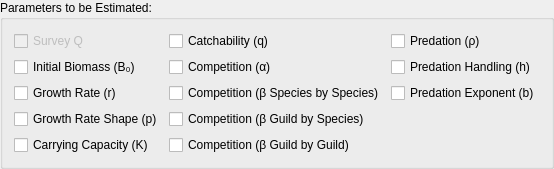
              <widget class="QGroupBox" name="Estimation_Tab7_EstParametersGB">
               <property name="sizePolicy">
                <sizepolicy hsizetype="Fixed" vsizetype="Fixed">
                 <horstretch>0</horstretch>
                 <verstretch>0</verstretch>
                </sizepolicy>
               </property>
               <property name="font">
                <font>
                 <weight>50</weight>
                 <bold>false</bold>
                </font>
               </property>
               <property name="title">
                <string>Parameters to be Estimated:</string>
               </property>
               <layout class="QGridLayout" name="gridLayout_2">
                <item row="2" column="0">
                 <widget class="QCheckBox" name="Estimation_Tab7_EstimateGrowthRateCB">
                  <property name="toolTip">
                   <string>If checked, the Growth Rate parameter will be estimated</string>
                  </property>
                  <property name="statusTip">
                   <string>If checked, the Growth Rate parameter will be estimated</string>
                  </property>
                  <property name="layoutDirection">
                   <enum>Qt::LeftToRight</enum>
                  </property>
                  <property name="text">
                   <string>Growth Rate (r)</string>
                  </property>
                 </widget>
                </item>
                <item row="3" column="0">
                 <widget class="QCheckBox" name="Estimation_Tab7_EstimateGrowthRateShapeCB">
                  <property name="toolTip">
                   <string>If checked, the Growth Rate Shape  parameter will be estimated</string>
                  </property>
                  <property name="statusTip">
                   <string>If checked, the Growth Rate Shape  parameter will be estimated</string>
                  </property>
                  <property name="text">
                   <string>Growth Rate Shape (p)</string>
                  </property>
                 </widget>
                </item>
                <item row="4" column="1">
                 <widget class="QCheckBox" name="Estimation_Tab7_EstimateCompetitionBetaGuildGuildCB">
                  <property name="toolTip">
                   <string>If checked, the Competition beta Guild by Guild parameter will be estimated</string>
                  </property>
                  <property name="statusTip">
                   <string>If checked, the Competition beta Guild by Guild parameter will be estimated</string>
                  </property>
                  <property name="layoutDirection">
                   <enum>Qt::LeftToRight</enum>
                  </property>
                  <property name="text">
                   <string>Competition (β Guild by Guild)</string>
                  </property>
                 </widget>
                </item>
                <item row="0" column="1">
                 <widget class="QCheckBox" name="Estimation_Tab7_EstimateCatchabilityCB">
                  <property name="toolTip">
                   <string>If checked, the Catchability parameter will be estimated</string>
                  </property>
                  <property name="statusTip">
                   <string>If checked, the Catchability parameter will be estimated</string>
                  </property>
                  <property name="layoutDirection">
                   <enum>Qt::LeftToRight</enum>
                  </property>
                  <property name="text">
                   <string>Catchability (q)</string>
                  </property>
                 </widget>
                </item>
                <item row="1" column="1">
                 <widget class="QCheckBox" name="Estimation_Tab7_EstimateCompetitionAlphaCB">
                  <property name="toolTip">
                   <string>If checked, the Competition alpha parameter will be estimated</string>
                  </property>
                  <property name="statusTip">
                   <string>If checked, the Competition alpha parameter will be estimated</string>
                  </property>
                  <property name="layoutDirection">
                   <enum>Qt::LeftToRight</enum>
                  </property>
                  <property name="text">
                   <string>Competition (α)</string>
                  </property>
                 </widget>
                </item>
                <item row="1" column="2">
                 <widget class="QCheckBox" name="Estimation_Tab7_EstimatePredationHandlingCB">
                  <property name="toolTip">
                   <string>If checked, the Handling parameter will be estimated</string>
                  </property>
                  <property name="statusTip">
                   <string>If checked, the Handling parameter will be estimated</string>
                  </property>
                  <property name="layoutDirection">
                   <enum>Qt::LeftToRight</enum>
                  </property>
                  <property name="text">
                   <string>Predation Handling (h)</string>
                  </property>
                 </widget>
                </item>
                <item row="3" column="1">
                 <widget class="QCheckBox" name="Estimation_Tab7_EstimateCompetitionBetaGuildSpeciesCB">
                  <property name="toolTip">
                   <string>If checked, the Competition beta Guild by Species parameter will be estimated</string>
                  </property>
                  <property name="statusTip">
                   <string>If checked, the Competition beta Guild by Species parameter will be estimated</string>
                  </property>
                  <property name="text">
                   <string>Competition (β Guild by Species)</string>
                  </property>
                 </widget>
                </item>
                <item row="0" column="2">
                 <widget class="QCheckBox" name="Estimation_Tab7_EstimatePredationRhoCB">
                  <property name="toolTip">
                   <string>If checked, the Predation rho parameter will be estimated</string>
                  </property>
                  <property name="statusTip">
                   <string>If checked, the Predation rho parameter will be estimated</string>
                  </property>
                  <property name="layoutDirection">
                   <enum>Qt::LeftToRight</enum>
                  </property>
                  <property name="text">
                   <string>Predation (ρ)</string>
                  </property>
                 </widget>
                </item>
                <item row="0" column="0">
                 <widget class="QCheckBox" name="Estimation_Tab7_EstimateSurveyQCB">
                  <property name="enabled">
                   <bool>false</bool>
                  </property>
                  <property name="toolTip">
                   <string>If checked, Survey Q will be estimated</string>
                  </property>
                  <property name="statusTip">
                   <string>If checked, Survey Q will be estimated</string>
                  </property>
                  <property name="whatsThis">
                   <string>&lt;html&gt;&lt;head/&gt;&lt;body&gt;&lt;p align=&quot;center&quot;&gt;&lt;span style=&quot; font-weight:600;&quot;&gt;Survey Q&lt;/span&gt;&lt;/p&gt;&lt;p&gt;To enable this option, make sure that Relative Biomass is checked in Estimation Tab 5, Observation Data.&lt;/p&gt;&lt;/body&gt;&lt;/html&gt;</string>
                  </property>
                  <property name="text">
                   <string>Survey Q</string>
                  </property>
                 </widget>
                </item>
                <item row="4" column="0">
                 <widget class="QCheckBox" name="Estimation_Tab7_EstimateCarryingCapacityCB">
                  <property name="toolTip">
                   <string>If checked, the Carrying Capacity parameter will be estimated</string>
                  </property>
                  <property name="statusTip">
                   <string>If checked, the Carrying Capacity parameter will be estimated</string>
                  </property>
                  <property name="layoutDirection">
                   <enum>Qt::LeftToRight</enum>
                  </property>
                  <property name="text">
                   <string>Carrying Capacity (K)</string>
                  </property>
                 </widget>
                </item>
                <item row="1" column="0">
                 <widget class="QCheckBox" name="Estimation_Tab7_EstimateInitialBiomassCB">
                  <property name="toolTip">
                   <string>If checked, the Initial Biomass parameter will be estimated</string>
                  </property>
                  <property name="statusTip">
                   <string>If checked, the Initial Biomass parameter will be estimated</string>
                  </property>
                  <property name="layoutDirection">
                   <enum>Qt::LeftToRight</enum>
                  </property>
                  <property name="text">
                   <string>Initial Biomass (B₀)</string>
                  </property>
                 </widget>
                </item>
                <item row="2" column="1">
                 <widget class="QCheckBox" name="Estimation_Tab7_EstimateCompetitionBetaSpeciesSpeciesCB">
                  <property name="toolTip">
                   <string>If checked, the Competition beta Species by Species parameter will be estimated</string>
                  </property>
                  <property name="statusTip">
                   <string>If checked, the Competition beta Species by Species parameter will be estimated</string>
                  </property>
                  <property name="layoutDirection">
                   <enum>Qt::LeftToRight</enum>
                  </property>
                  <property name="text">
                   <string>Competition (β Species by Species)</string>
                  </property>
                 </widget>
                </item>
                <item row="2" column="2">
                 <widget class="QCheckBox" name="Estimation_Tab7_EstimatePredationExponentCB">
                  <property name="toolTip">
                   <string>If checked, the Predation Exponent (b) parameter will be estimated</string>
                  </property>
                  <property name="statusTip">
                   <string>If checked, the Predation Exponent (b) parameter will be estimated</string>
                  </property>
                  <property name="layoutDirection">
                   <enum>Qt::LeftToRight</enum>
                  </property>
                  <property name="text">
                   <string>Predation Exponent (b)</string>
                  </property>
                 </widget>
                </item>
               </layout>
              </widget>
